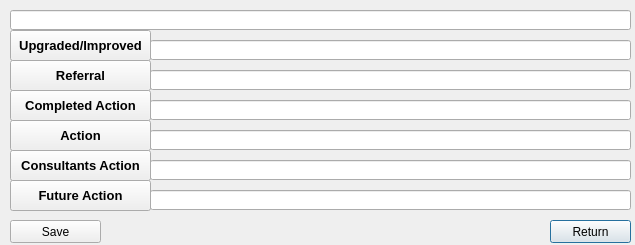
<?xml version="1.0" encoding="UTF-8"?>
<ui version="4.0">
 <class>Dialog</class>
 <widget class="QDialog" name="Dialog">
  <property name="geometry">
   <rect>
    <x>0</x>
    <y>0</y>
    <width>635</width>
    <height>245</height>
   </rect>
  </property>
  <property name="windowTitle">
   <string>Dialog</string>
  </property>
  <widget class="QPushButton" name="T3_Content_Return_but">
   <property name="geometry">
    <rect>
     <x>550</x>
     <y>220</y>
     <width>81</width>
     <height>23</height>
    </rect>
   </property>
   <property name="text">
    <string>Return</string>
   </property>
  </widget>
  <widget class="QPushButton" name="T3_Content_Upg_Imp_but">
   <property name="geometry">
    <rect>
     <x>10</x>
     <y>30</y>
     <width>141</width>
     <height>31</height>
    </rect>
   </property>
   <property name="font">
    <font>
     <pointsize>10</pointsize>
     <weight>75</weight>
     <bold>true</bold>
    </font>
   </property>
   <property name="text">
    <string>Upgraded/Improved</string>
   </property>
  </widget>
  <widget class="QPushButton" name="T3_Content_Save_but">
   <property name="geometry">
    <rect>
     <x>10</x>
     <y>220</y>
     <width>91</width>
     <height>23</height>
    </rect>
   </property>
   <property name="text">
    <string>Save</string>
   </property>
  </widget>
  <widget class="QLineEdit" name="T3_SlopeGroup_le">
   <property name="geometry">
    <rect>
     <x>10</x>
     <y>10</y>
     <width>621</width>
     <height>20</height>
    </rect>
   </property>
  </widget>
  <widget class="QPushButton" name="T1_Corres_Complaint_but_2">
   <property name="geometry">
    <rect>
     <x>10</x>
     <y>60</y>
     <width>141</width>
     <height>31</height>
    </rect>
   </property>
   <property name="font">
    <font>
     <pointsize>10</pointsize>
     <weight>75</weight>
     <bold>true</bold>
    </font>
   </property>
   <property name="text">
    <string>Referral</string>
   </property>
  </widget>
  <widget class="QPushButton" name="T1_Corres_Complaint_but_3">
   <property name="geometry">
    <rect>
     <x>10</x>
     <y>90</y>
     <width>141</width>
     <height>31</height>
    </rect>
   </property>
   <property name="font">
    <font>
     <pointsize>10</pointsize>
     <weight>75</weight>
     <bold>true</bold>
    </font>
   </property>
   <property name="text">
    <string>Completed Action</string>
   </property>
  </widget>
  <widget class="QPushButton" name="T1_Corres_Complaint_but_4">
   <property name="geometry">
    <rect>
     <x>10</x>
     <y>120</y>
     <width>141</width>
     <height>31</height>
    </rect>
   </property>
   <property name="font">
    <font>
     <pointsize>10</pointsize>
     <weight>75</weight>
     <bold>true</bold>
    </font>
   </property>
   <property name="text">
    <string>Action</string>
   </property>
  </widget>
  <widget class="QPushButton" name="T1_Corres_Complaint_but_5">
   <property name="geometry">
    <rect>
     <x>10</x>
     <y>150</y>
     <width>141</width>
     <height>31</height>
    </rect>
   </property>
   <property name="font">
    <font>
     <pointsize>10</pointsize>
     <weight>75</weight>
     <bold>true</bold>
    </font>
   </property>
   <property name="text">
    <string>Consultants Action</string>
   </property>
  </widget>
  <widget class="QPushButton" name="T1_Corres_Complaint_but_6">
   <property name="geometry">
    <rect>
     <x>10</x>
     <y>180</y>
     <width>141</width>
     <height>31</height>
    </rect>
   </property>
   <property name="font">
    <font>
     <pointsize>10</pointsize>
     <weight>75</weight>
     <bold>true</bold>
    </font>
   </property>
   <property name="text">
    <string>Future Action</string>
   </property>
  </widget>
  <widget class="QLineEdit" name="lineEdit_2">
   <property name="geometry">
    <rect>
     <x>150</x>
     <y>40</y>
     <width>481</width>
     <height>20</height>
    </rect>
   </property>
  </widget>
  <widget class="QLineEdit" name="lineEdit_3">
   <property name="geometry">
    <rect>
     <x>150</x>
     <y>70</y>
     <width>481</width>
     <height>20</height>
    </rect>
   </property>
  </widget>
  <widget class="QLineEdit" name="lineEdit_4">
   <property name="geometry">
    <rect>
     <x>150</x>
     <y>100</y>
     <width>481</width>
     <height>20</height>
    </rect>
   </property>
  </widget>
  <widget class="QLineEdit" name="lineEdit_5">
   <property name="geometry">
    <rect>
     <x>150</x>
     <y>130</y>
     <width>481</width>
     <height>20</height>
    </rect>
   </property>
  </widget>
  <widget class="QLineEdit" name="lineEdit_6">
   <property name="geometry">
    <rect>
     <x>150</x>
     <y>160</y>
     <width>481</width>
     <height>20</height>
    </rect>
   </property>
  </widget>
  <widget class="QLineEdit" name="lineEdit_7">
   <property name="geometry">
    <rect>
     <x>150</x>
     <y>190</y>
     <width>481</width>
     <height>20</height>
    </rect>
   </property>
  </widget>
 </widget>
 <resources/>
 <connections/>
</ui>
